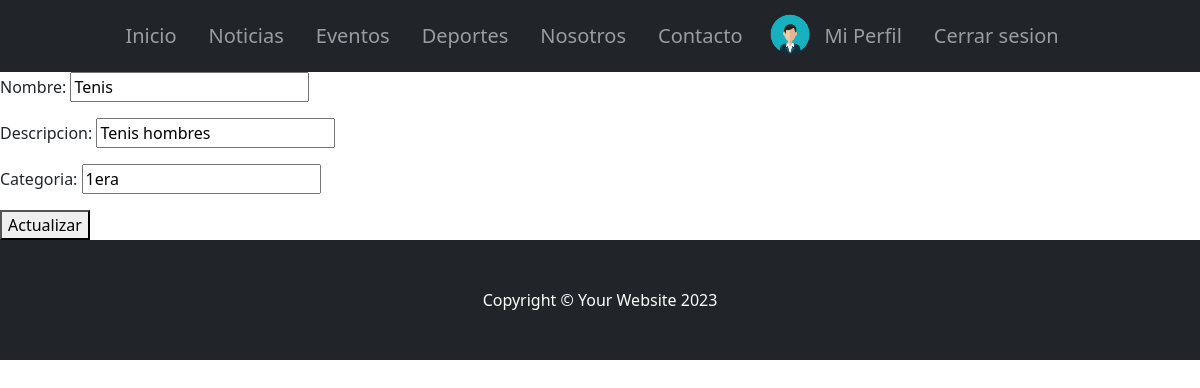
/AppClub/actualizarDeportes/4/ (signed in), run on an earlier commit of the app's database.
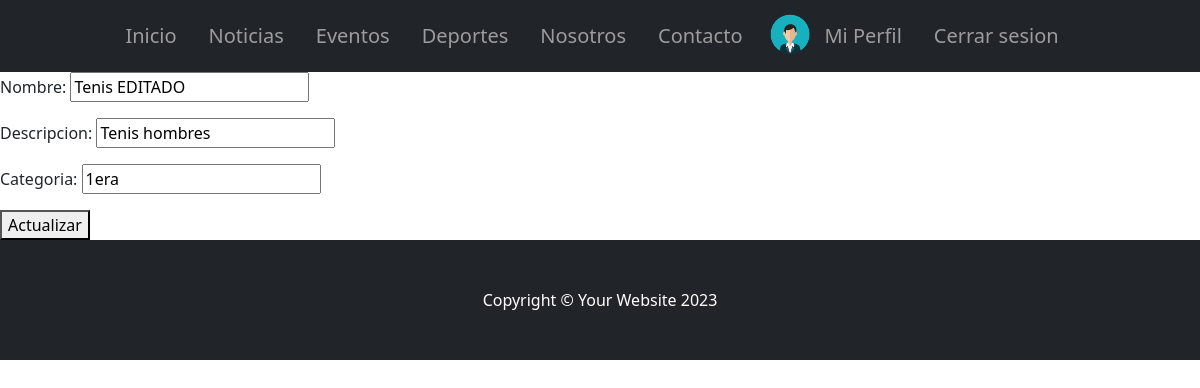
And on a later commit of the database.
### AppClub/models.py (models this page shows, shortened)
class Deporte(models.Model):
    nombre = models.CharField(max_length=60)
    descripcion = models.CharField(max_length=60)
    categoria = models.CharField(max_length=60)

### AppClub/views.py (the view)
class DeporteUpdate(LoginRequiredMixin, UpdateView):
    model = Deporte
    template_name = "deporte_update.html"
    fields = "__all__"
    success_url = reverse_lazy("listarDeportes")

### AppClub/templates/deporte_update.html
{% extends 'padre.html' %}
{% block ContenidoQueCambia %}
<form action="{% url 'actualizarDeportes' pk=deporte.id %}" method="post"> {% csrf_token %}
    {{form.as_p}}
    <button type="submit"> Actualizar </button>
</form>
{% endblock ContenidoQueCambia %}

What changed in the data, as far as the page shows it:
changed Deporte "Tenis hombres": nombre "Tenis" → "Tenis EDITADO"
